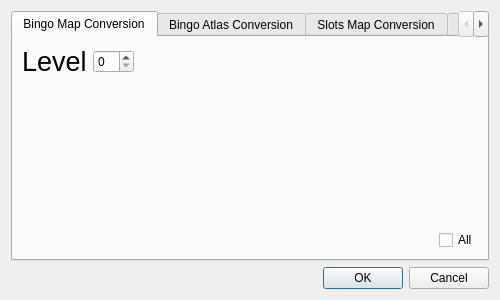
<?xml version="1.0" encoding="UTF-8"?>
<ui version="4.0">
 <class>ArtTools</class>
 <widget class="QDialog" name="ArtTools">
  <property name="geometry">
   <rect>
    <x>0</x>
    <y>0</y>
    <width>500</width>
    <height>300</height>
   </rect>
  </property>
  <property name="minimumSize">
   <size>
    <width>500</width>
    <height>300</height>
   </size>
  </property>
  <property name="maximumSize">
   <size>
    <width>500</width>
    <height>300</height>
   </size>
  </property>
  <property name="windowTitle">
   <string>Dialog</string>
  </property>
  <layout class="QVBoxLayout" name="verticalLayout">
   <item>
    <widget class="QTabWidget" name="TopTab">
     <property name="toolTip">
      <string>&lt;html&gt;&lt;head/&gt;&lt;body&gt;&lt;p&gt;&lt;br/&gt;&lt;/p&gt;&lt;/body&gt;&lt;/html&gt;</string>
     </property>
     <property name="whatsThis">
      <string>&lt;html&gt;&lt;head/&gt;&lt;body&gt;&lt;p&gt;&lt;br/&gt;&lt;/p&gt;&lt;/body&gt;&lt;/html&gt;</string>
     </property>
     <property name="styleSheet">
      <string notr="true"/>
     </property>
     <property name="currentIndex">
      <number>0</number>
     </property>
     <widget class="QWidget" name="FolderSetup">
      <attribute name="title">
       <string>Bingo Map Conversion</string>
      </attribute>
      <layout class="QVBoxLayout" name="verticalLayout_2">
       <item>
        <layout class="QHBoxLayout" name="horizontalLayout">
         <item>
          <widget class="QLabel" name="SlotsGameName">
           <property name="font">
            <font>
             <pointsize>20</pointsize>
            </font>
           </property>
           <property name="text">
            <string>Level</string>
           </property>
          </widget>
         </item>
         <item>
          <widget class="QSpinBox" name="BingoMapNumber"/>
         </item>
         <item>
          <spacer name="horizontalSpacer">
           <property name="orientation">
            <enum>Qt::Horizontal</enum>
           </property>
           <property name="sizeHint" stdset="0">
            <size>
             <width>40</width>
             <height>20</height>
            </size>
           </property>
          </spacer>
         </item>
        </layout>
       </item>
       <item>
        <spacer name="verticalSpacer">
         <property name="orientation">
          <enum>Qt::Vertical</enum>
         </property>
         <property name="sizeHint" stdset="0">
          <size>
           <width>20</width>
           <height>138</height>
          </size>
         </property>
        </spacer>
       </item>
       <item>
        <layout class="QHBoxLayout" name="horizontalLayout_2">
         <item>
          <spacer name="horizontalSpacer_2">
           <property name="orientation">
            <enum>Qt::Horizontal</enum>
           </property>
           <property name="sizeHint" stdset="0">
            <size>
             <width>40</width>
             <height>20</height>
            </size>
           </property>
          </spacer>
         </item>
         <item>
          <widget class="QCheckBox" name="BingoAll">
           <property name="text">
            <string>All</string>
           </property>
          </widget>
         </item>
        </layout>
       </item>
      </layout>
     </widget>
     <widget class="QWidget" name="tab_2">
      <attribute name="title">
       <string>Bingo Atlas Conversion</string>
      </attribute>
      <layout class="QVBoxLayout" name="verticalLayout_5">
       <item>
        <layout class="QHBoxLayout" name="horizontalLayout_5">
         <item>
          <widget class="QLabel" name="SlotsGameName_3">
           <property name="font">
            <font>
             <pointsize>20</pointsize>
            </font>
           </property>
           <property name="text">
            <string>Level</string>
           </property>
          </widget>
         </item>
         <item>
          <widget class="QSpinBox" name="BingoMapAtlasNumber"/>
         </item>
         <item>
          <spacer name="horizontalSpacer_5">
           <property name="orientation">
            <enum>Qt::Horizontal</enum>
           </property>
           <property name="sizeHint" stdset="0">
            <size>
             <width>40</width>
             <height>20</height>
            </size>
           </property>
          </spacer>
         </item>
        </layout>
       </item>
       <item>
        <spacer name="verticalSpacer_4">
         <property name="orientation">
          <enum>Qt::Vertical</enum>
         </property>
         <property name="sizeHint" stdset="0">
          <size>
           <width>20</width>
           <height>138</height>
          </size>
         </property>
        </spacer>
       </item>
       <item>
        <layout class="QHBoxLayout" name="horizontalLayout_7">
         <item>
          <spacer name="horizontalSpacer_6">
           <property name="orientation">
            <enum>Qt::Horizontal</enum>
           </property>
           <property name="sizeHint" stdset="0">
            <size>
             <width>40</width>
             <height>20</height>
            </size>
           </property>
          </spacer>
         </item>
         <item>
          <widget class="QCheckBox" name="BingoAtlasAll">
           <property name="text">
            <string>All</string>
           </property>
          </widget>
         </item>
        </layout>
       </item>
      </layout>
     </widget>
     <widget class="QWidget" name="tab">
      <attribute name="title">
       <string>Slots Map Conversion</string>
      </attribute>
      <layout class="QVBoxLayout" name="verticalLayout_3">
       <item>
        <layout class="QHBoxLayout" name="horizontalLayout_3">
         <item>
          <widget class="QLabel" name="SlotsGameName_2">
           <property name="font">
            <font>
             <pointsize>20</pointsize>
            </font>
           </property>
           <property name="text">
            <string>Level</string>
           </property>
          </widget>
         </item>
         <item>
          <widget class="QSpinBox" name="SlotsMapNumber"/>
         </item>
         <item>
          <spacer name="horizontalSpacer_3">
           <property name="orientation">
            <enum>Qt::Horizontal</enum>
           </property>
           <property name="sizeHint" stdset="0">
            <size>
             <width>40</width>
             <height>20</height>
            </size>
           </property>
          </spacer>
         </item>
        </layout>
       </item>
       <item>
        <spacer name="verticalSpacer_2">
         <property name="orientation">
          <enum>Qt::Vertical</enum>
         </property>
         <property name="sizeHint" stdset="0">
          <size>
           <width>20</width>
           <height>138</height>
          </size>
         </property>
        </spacer>
       </item>
       <item>
        <layout class="QHBoxLayout" name="horizontalLayout_4">
         <item>
          <spacer name="horizontalSpacer_4">
           <property name="orientation">
            <enum>Qt::Horizontal</enum>
           </property>
           <property name="sizeHint" stdset="0">
            <size>
             <width>40</width>
             <height>20</height>
            </size>
           </property>
          </spacer>
         </item>
         <item>
          <widget class="QCheckBox" name="SlotsAll">
           <property name="text">
            <string>All</string>
           </property>
          </widget>
         </item>
        </layout>
       </item>
      </layout>
     </widget>
     <widget class="QWidget" name="tab_3">
      <attribute name="title">
       <string>Slots Atlas Conversion</string>
      </attribute>
      <layout class="QVBoxLayout" name="verticalLayout_6">
       <item>
        <layout class="QHBoxLayout" name="horizontalLayout_9">
         <item>
          <widget class="QLabel" name="SlotsGameName_4">
           <property name="font">
            <font>
             <pointsize>20</pointsize>
            </font>
           </property>
           <property name="text">
            <string>Level</string>
           </property>
          </widget>
         </item>
         <item>
          <widget class="QSpinBox" name="SlotsMapAtlasNumber"/>
         </item>
         <item>
          <spacer name="horizontalSpacer_8">
           <property name="orientation">
            <enum>Qt::Horizontal</enum>
           </property>
           <property name="sizeHint" stdset="0">
            <size>
             <width>40</width>
             <height>20</height>
            </size>
           </property>
          </spacer>
         </item>
        </layout>
       </item>
       <item>
        <spacer name="verticalSpacer_5">
         <property name="orientation">
          <enum>Qt::Vertical</enum>
         </property>
         <property name="sizeHint" stdset="0">
          <size>
           <width>20</width>
           <height>138</height>
          </size>
         </property>
        </spacer>
       </item>
       <item>
        <layout class="QHBoxLayout" name="horizontalLayout_8">
         <item>
          <spacer name="horizontalSpacer_7">
           <property name="orientation">
            <enum>Qt::Horizontal</enum>
           </property>
           <property name="sizeHint" stdset="0">
            <size>
             <width>40</width>
             <height>20</height>
            </size>
           </property>
          </spacer>
         </item>
         <item>
          <widget class="QCheckBox" name="SlotsAtlasAll">
           <property name="text">
            <string>All</string>
           </property>
          </widget>
         </item>
        </layout>
       </item>
      </layout>
     </widget>
     <widget class="QWidget" name="Setup">
      <attribute name="title">
       <string>Unity Setup</string>
      </attribute>
      <layout class="QVBoxLayout" name="verticalLayout_4">
       <item>
        <widget class="QLabel" name="label_4">
         <property name="text">
          <string>Tell us where your stuff lives!</string>
         </property>
        </widget>
       </item>
       <item>
        <layout class="QHBoxLayout" name="horizontalLayout_6">
         <item>
          <widget class="QLabel" name="ProdBacklogTrunkLabel">
           <property name="font">
            <font>
             <pointsize>20</pointsize>
            </font>
           </property>
           <property name="text">
            <string>Prod BacklogTrunk</string>
           </property>
          </widget>
         </item>
         <item>
          <widget class="QLineEdit" name="ProdBacklogTrunkFolderLocation"/>
         </item>
         <item>
          <widget class="QToolButton" name="ProdBacklogTrunkButton">
           <property name="text">
            <string>...</string>
           </property>
          </widget>
         </item>
        </layout>
       </item>
       <item>
        <layout class="QHBoxLayout" name="horizontalLayout_10">
         <item>
          <widget class="QLabel" name="ProdBacklogTrunkLabel_2">
           <property name="font">
            <font>
             <pointsize>20</pointsize>
            </font>
           </property>
           <property name="text">
            <string>Bingo Blitz Unity Art Folder</string>
           </property>
          </widget>
         </item>
         <item>
          <widget class="QLineEdit" name="BingoBlitzUnityArtLocation"/>
         </item>
         <item>
          <widget class="QToolButton" name="BingoBlitzUnityArtButton">
           <property name="text">
            <string>...</string>
           </property>
          </widget>
         </item>
        </layout>
       </item>
       <item>
        <spacer name="verticalSpacer_3">
         <property name="orientation">
          <enum>Qt::Vertical</enum>
         </property>
         <property name="sizeHint" stdset="0">
          <size>
           <width>20</width>
           <height>166</height>
          </size>
         </property>
        </spacer>
       </item>
      </layout>
     </widget>
    </widget>
   </item>
   <item>
    <widget class="QDialogButtonBox" name="buttonBox">
     <property name="orientation">
      <enum>Qt::Horizontal</enum>
     </property>
     <property name="standardButtons">
      <set>QDialogButtonBox::Cancel|QDialogButtonBox::Ok</set>
     </property>
    </widget>
   </item>
  </layout>
 </widget>
 <resources/>
 <connections/>
</ui>
